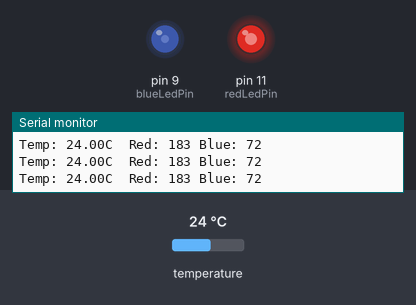
The sketch below on a simulated Arduino Uno, built with avr-gcc and run on an emulated ATmega328P. Parts: output pins drawn as LEDs (lit = HIGH), the last lines printed to the serial monitor. Wiring (inferred from the names in the program): TMP102 temperature sensor at I2C address 0x48. Inputs (shaded band) come from the test bench; at power-on: temperature 24 °C.

Above: at 1.2 s.
1.3 s: temperature set to 12 °C
At 2.4 s:
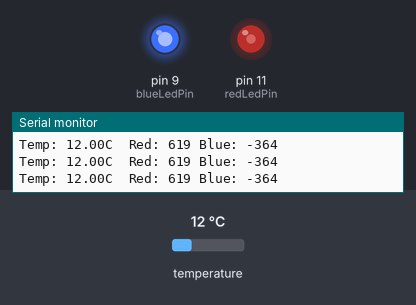
2.9 s: temperature set to 28 °C
At 4.0 s:
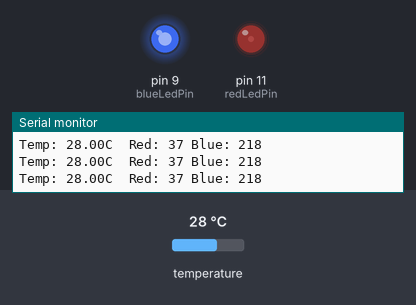
4.5 s: temperature set to 3 °C
At 5.6 s:
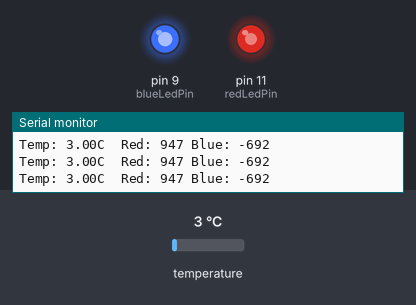
6.1 s: temperature set to 9 °C
At 7.1 s:
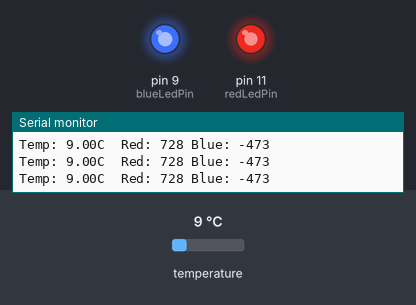
Timing chart, 0 to 8.7 s (numbered marks = the images above; inputs shaded):
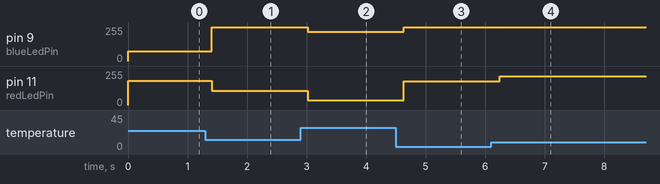

The sketch:

Temp_Color_ino.ino
```cpp
#include <Wire.h>
int tmp102Address = 0x48;
int redLedPin = 11;
int blueLedPin = 9;

void setup(){
  Serial.begin(9600);
  Wire.begin();
  pinMode(redLedPin,OUTPUT);
  analogWrite(redLedPin, 255);
  pinMode(blueLedPin,OUTPUT);
  analogWrite(blueLedPin, 255);
}

void loop(){

  float tempInC = getTemperatureFromTMP102(tmp102Address);
  int color = int(tempInC * 100.0);  // gives a int value from 2200 to 2900 or so
  Serial.print("Temp: ");  Serial.print(tempInC);  Serial.print("C");
  int blueColor = map(color,2200,2900,0,255);
  int redColor = 255 - blueColor;
  Serial.print("  Red: ");  Serial.print(redColor);  Serial.print(" Blue: ");  Serial.println(blueColor);
  analogWrite(redLedPin, redColor);
  analogWrite(blueLedPin, blueColor);


  delay(200); //just here to slow down the output. You can remove this
}

float getTemperatureFromTMP102(int address){
  Wire.requestFrom(address,2);

  byte MSB = Wire.read();
  byte LSB = Wire.read();

  // Serial.print("MSB: ");Serial.print(MSB);Serial.print(" LSB: ");Serial.println(LSB);
  //it's a 12bit int, using two's compliment for negative
  int TemperatureSum = ((MSB << 8) | LSB) >> 4;

  float celsius = TemperatureSum*0.0625;
  return celsius;
}
```

Measured:
- after the input at 1.3 s, pin 9 (blueLedPin): 72/255 → 255/255 after 0.11 s; pin 11 (redLedPin): 183/255 → 107/255 after 0.11 s
- after the input at 2.9 s, pin 9 (blueLedPin): 255/255 → 218/255 after 0.12 s; pin 11 (redLedPin): 107/255 → 37/255 after 0.12 s
- after the input at 4.5 s, pin 9 (blueLedPin): 218/255 → 255/255 after 0.13 s; pin 11 (redLedPin): 37/255 → 179/255 after 0.13 s
- after the input at 6.1 s, pin 11 (redLedPin): 179/255 → 216/255 after 0.14 s
